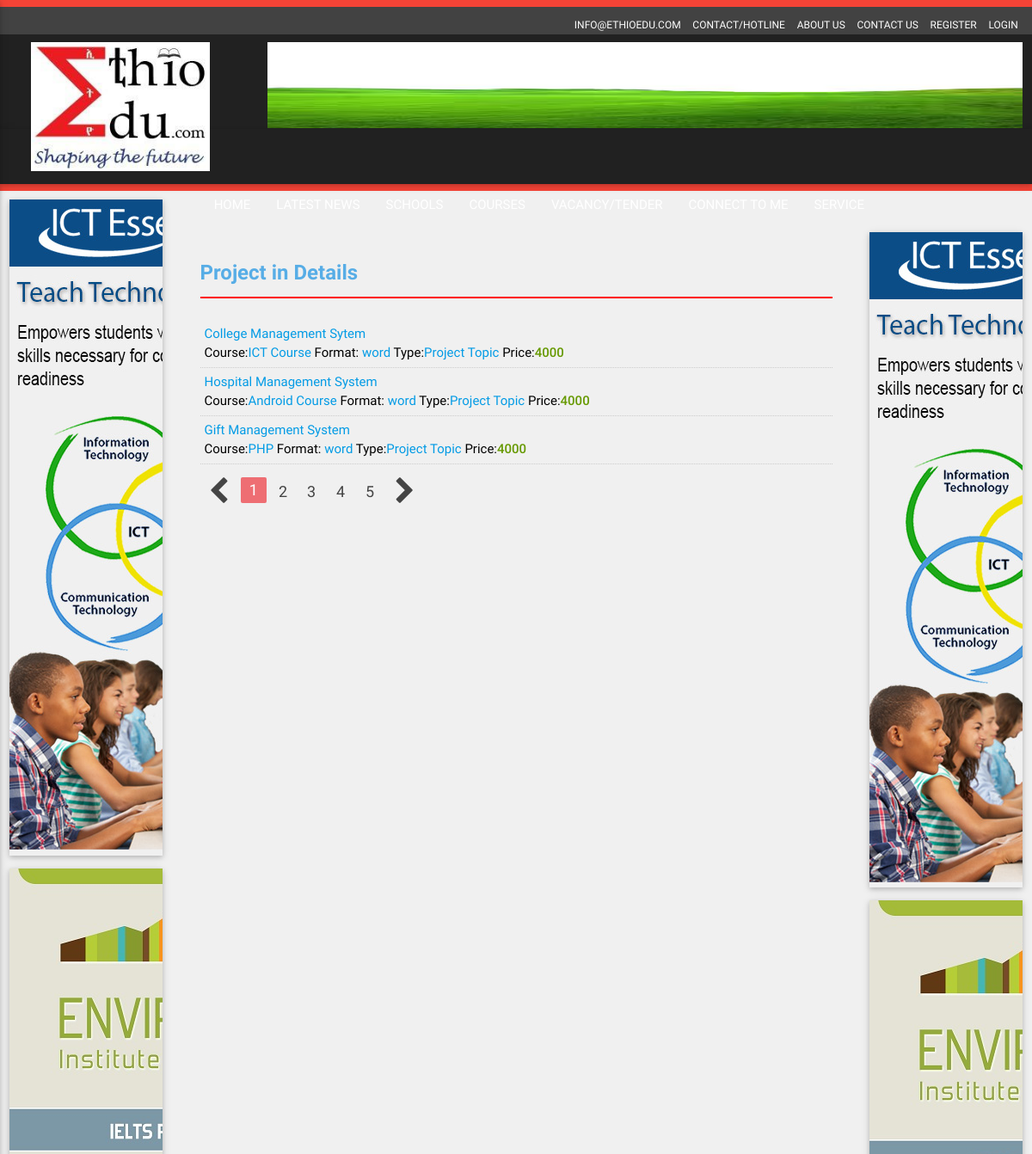
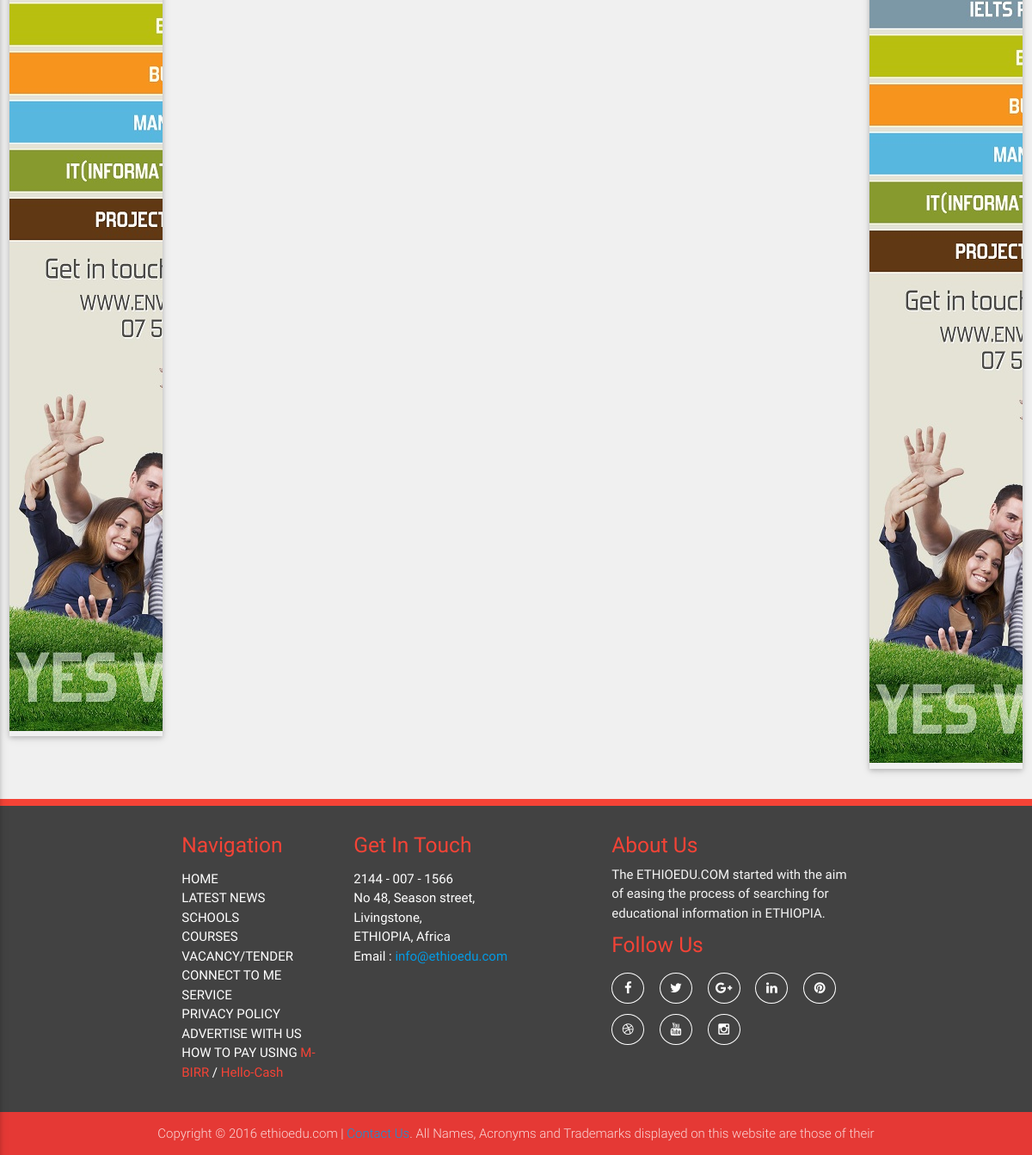
Page /index.php/project_details on the committed database (2 pictures, top to bottom).
### tables this page shows
CREATE TABLE `tbl_advertise` (
  `advertise_id` int(11) NOT NULL,
  `advertise_name` varchar(100) NOT NULL,
  `advertise_email` varchar(50) NOT NULL,
  `advertise_number` varchar(15) NOT NULL,
  `advertise_category` varchar(50) NOT NULL,
  `advertise_position` varchar(20) NOT NULL,
  `advertise_subject` varchar(200) NOT NULL,
  `advertise_attachment` varchar(200) NOT NULL,
  `advertise_desc` varchar(500) NOT NULL,
  `advertise_date` varchar(50) NOT NULL,
  `advertise_time` varchar(50) NOT NULL,
  `user_id` int(11) NOT NULL,
  `isactive` tinyint(1) NOT NULL DEFAULT '0'
);

CREATE TABLE `tbl_projects` (
  `project_id` int(11) NOT NULL,
  `project_title` varchar(100) NOT NULL,
  `project_course` varchar(50) NOT NULL,
  `project_category` varchar(200) NOT NULL,
  `project_year` varchar(50) NOT NULL,
  `project_format` varchar(50) NOT NULL,
  `project_upload` varchar(50) NOT NULL,
  `project_date` varchar(50) NOT NULL,
  `project_time` varchar(50) NOT NULL,
  `project_approve` varchar(10) NOT NULL,
  `user_id` int(11) NOT NULL
);

### application/controllers/Project_details.php (called while the page is built, shortened)
<?php
class project_details extends CI_Controller {
    public function __construct()
    {
        $this->load->helper(array('form','url'));
        $this->load->library(array('session', 'form_validation', 'email'));
        $this->load->database();
        $this->load->model('init_models');
    }
    public function index() {
        $banners = $this->init_models->getadvertisebanners();
        $view_params = array(
            'm_title' => 'Project Details',
            'title' => 'Project Details',
            'banners' => $banners
        );
          $view_params['project_topics']=$this->init_models->selectproject();
        $this->load->view('project_details',$view_params);
    }
}

### index.php (called while the page is built, shortened)
<?php
require_once BASEPATH.'core/CodeIgniter.php';

### application/models/init_models.php (called while the page is built, shortened)
<?php
   class init_models extends CI_Model
   {
       public function selectproject()
      {
        $query = $this->db->query("select * from  tbl_projects where project_approve = 1");
        return $query->result_array();
      }
    public function getadvertisebanners()
      {
          $query = $this->db->query("SELECT * FROM tbl_advertise where isactive=true");
         return $query->result_array();
      }
   }
?>

### application/views/project_details.php (the view)
<?php  $this->load->view('header'); ?>
        <div class="service-wrap ">
            <div class="row">
                <div class="col s12 m2 grid-example">
                    <div class="service_col z-depth-1  darken-1">
                        <a href="#">
                            <img src="<?php echo base_url() . 'images/slider/Banner_Vertical.jpg' ?>">
                        </a>
                    </div>
                    <div class="service_col z-depth-1  darken-1">
                        <a href="#">
                            <img src="<?php echo base_url() . 'images/slider/Banner-Vertical.jpg' ?>">
                        </a>
                    </div>
                </div>
                <div class="col s12 m8 grid-example">
                    <div class="project_details">
                        <div class="col m12 s12">
                            <div class="page-heading-wrap">
                                <h1 class="page-heading">Project in Details </h1>
                            </div>
                        </div>
                        <div class="col s12 m12 ">
                            <div class="project_list_wrap">
                                   <ul class="project_list">
                                    <?php foreach($project_topics as $row){
                                                       ?>
                                    <li class="project_content">
                                        <a href="#" class="vacancy_link">
                                            <span class="project_title"><?php echo $row['project_title'];?></span><br>
                                        </a>
                                         <span class="project_sinfo">Course:<a href="#"><?php echo $row['project_course'];?></a> Format: <a href="#"><?php echo $row['project_format'];?></a> Type:<a href="#">Project Topic</a> Price:<strong class="green_text">4000</strong></span>
                                    </li>
                                    <?php } ?>
                                </ul>
                                <ul class="pagination">
                                    <li><a href="#!"><i class="fa fa-chevron-left"></i></a></li>
                                    <li class="active"><a href="#!">1</a></li>
                                    <li class="waves-effect"><a href="#!">2</a></li>
                                    <li class="waves-effect"><a href="#!">3</a></li>
                                    <li class="waves-effect"><a href="#!">4</a></li>
                                    <li class="waves-effect"><a href="#!">5</a></li>
                                    <li class="waves-effect"><a href="#!"><i class="fa fa-chevron-right"></i></a></li>
                                </ul>
                            </div>
                        </div>
                    </div>
                </div>
               <div class="col s12 m2 grid-example">
                    <div class="service_col z-depth-1  darken-1">
                        <a href="#">
                            <img src="<?php echo base_url() . 'images/slider/Banner_Vertical.jpg' ?>">
                        </a>
                    </div>
                    <div class="service_col z-depth-1  darken-1">
                        <a href="#">
                            <img src="<?php echo base_url() . 'images/slider/Banner-Vertical.jpg' ?>">
                        </a>
                    </div>
                </div>
            </div>
        </div>
        <?php $this->load->view('footer'); ?>

### application/views/header.php (shortened to what this page needs)
<!DOCTYPE html>
<html lang="en">
    <head>
        <link rel="stylesheet" type="text/css" href="<?php echo base_url() . 'css/materialize.min.css' ?> " />
        <link rel="stylesheet" type="text/css" href="<?php echo base_url() . 'css/font-awesome.min.css' ?>" />
        <link rel="stylesheet" type="text/css" href="<?php echo base_url() . 'css/owl.carousel.css' ?>" />
        <link rel="stylesheet" type="text/css" href="<?php echo base_url() . 'css/bootstrapValidator.css'?>"/>
        <link rel="stylesheet" type="text/css" href="<?php echo base_url() . 'css/style.css' ?>" />
    </head>
    <body>
        <div class="header-top grey darken-3 ">
            <div class="row">
                <div class="col s12 ">
                    <ul class="top-nav">
                        <li><a href="#">INFO@ETHIOEDU.COM</a></li>
                        <li><a class="<?php if($this->uri->segment(1)=="Contacts_Hotline"){echo "active";}?>" href="<?php echo base_url() . 'index.php/Contacts_Hotline' ?>">CONTACT/HOTLINE</a></li>
                        <li><a class="<?php if($this->uri->segment(1)=="About_us"){echo "active";}?>" href="<?php echo base_url() . 'index.php/About_us' ?>">ABOUT US</a></li>
                        <li><a class="<?php if($this->uri->segment(1)=="contact"){echo "active";}?>" href="<?php echo base_url() . 'index.php/contact' ?>">CONTACT US</a></li>
                            <?php if (!$this->session->userdata('logged_in'))
                             { ?>
                        <li><a class="<?php if($this->uri->segment(1)=="sregister"){echo "active";}?>" href="<?php echo base_url() . 'index.php/sregister' ?>">REGISTER </a></li>
                        <li><a class="<?php if($this->uri->segment(1)=="login"){echo "active";}?>" href="<?php echo base_url() . 'index.php/login' ?>">LOGIN</a></li>
                            <?php } ?>
                    </ul>
                </div>
            </div>
        </div>
        <div class="header-top1 grey darken-4 ">
            <div class="row">
                <div class="col s3 ">
                    <img class="logo_bar" src="<?php echo base_url() . 'images/logo.png' ?>">
                </div>
                <div class="col s9 ">
                    <div class="upper_slider">
                         <?php foreach ($banners as $key => $value) {
                                if($value['advertise_position']=='Top')
                                    echo "<div class='item'><img src='../uploads/".$value['advertise_attachment']."'></div>";
                            }?>
                    </div>
                </div>
            </div>
        </div>
        <div class="navbar-fix">
            <nav class="grey darken-4" role="navigation">
                <div class="nav-wrapper container">
                    <ul class="right hide-on-med-and-down">
                        <li><a  class="<?php if($this->uri->segment(1)=="home"){echo "active";}?>" href="<?php echo base_url() . 'index.php/home' ?>">HOME</a></li>
                        <li><a class="dropdown-button home-btn <?php if($this->uri->segment(1)=="news" || $this->uri->segment(1)=="reportnews" || $this->uri->segment(1)=="gist"){echo "active";}?>" href="#!" data-hover="true" data-activates="dropdown1">LATEST NEWS</a></li>
                        <li><a class="<?php if($this->uri->segment(1)=="schools"){echo "active";}?>" href="<?php echo base_url() . 'index.php/schools' ?>">SCHOOLS</a></li>
                        <li><a class="<?php if($this->uri->segment(1)=="course"){echo "active";}?>" href="<?php echo base_url() . 'index.php/course' ?>">COURSES</a></li>
                        <li><a class="<?php if($this->uri->segment(1)=="vactender"){echo "active";}?>" href="<?php echo base_url() . 'index.php/vactender' ?>">VACANCY/TENDER</a></li>
                        <li><a class="<?php if($this->uri->segment(1)=="connectme"){echo "active";}?>" href="<?php echo base_url() . 'index.php/connectme' ?>">CONNECT TO ME</a></li>
                        <li><a class="dropdown-button home-btn <?php if($this->uri->segment(1)=="Projectlist" || $this->uri->segment(1)=="event" || $this->uri->segment(1)=="tips" || $this->uri->segment(1)=="QuesAns"){echo "active";} ?>" href="" data-hover="true" data-activates="dropdown2">SERVICE</a></li>
                    </ul>
                </div>
            </nav>
        </div>

### application/views/footer.php (shortened to what this page needs)
<footer class="page-footer grey darken-3">
            <div class="row">
                <div class="col l2 s12">
                </div>
                <div class="col l2 s12">
                    <h5 class="red-text">Navigation</h5>
                    <ul>
                        <li><a class="white-text" href="#">HOME</a></li>
                        <li><a class="white-text" href="<?php echo base_url() . 'index.php/news' ?>">LATEST NEWS</a></li>
                        <li><a class="white-text" href="<?php echo base_url() . 'index.php/schools' ?>">SCHOOLS</a></li>
                        <li><a class="white-text" href="<?php echo base_url() . 'index.php/course' ?>">COURSES</a></li>
                        <li><a class="white-text"  href="<?php echo base_url() . 'index.php/vactender' ?>">VACANCY/TENDER</a></li>
                        <li><a class="white-text" href="<?php echo base_url() . 'index.php/connectme' ?>">CONNECT TO ME</a></li>
                        <li><a class="white-text" href="#">SERVICE</a></li>
						<li><a class="white-text" href="<?php echo base_url().'index.php/PrivacyPolicy'?>">PRIVACY POLICY</a></li>
                        <li><a class="white-text" href="<?php echo base_url().'index.php/Advertising'?>">ADVERTISE WITH US</a></li>
                        <li><a class="white-text" href="#">HOW TO PAY USING <span class="red-text"> M-BIRR</span> / <span class="red-text"> Hello-Cash</span></a></li>
                    </ul>
                </div>
                <div class="col l3 s12">
                    <h5 class="red-text">Get In Touch</h5>
                    <ul class="white-text">
                        <li>2144 - 007 - 1566</li>
                        <li>No 48, Season street,</li>
                        <li>Livingstone,</li>
                        <li>ETHIOPIA, Africa</li>
                        <li>Email : <a href="#">info@ethioedu.com</a></li>
                    </ul>
                </div>
                <div class="col l3 s12">
                    <h5 class="red-text">About Us</h5>
                    <p class="grey-text text-lighten-4">
                        The ETHIOEDU.COM started with the aim of easing the process of searching for educational information in ETHIOPIA.
                    </p>
                    <h5 class="red-text">Follow Us</h5>
                    <div class="footer-social-bookmark">
                        <ul class="white-text social-media">
                            <li><a class="white-text"  target="_blank" href="#" class="facebook"><i class="fa fa-facebook "></i></a></li>
                            <li><a class="white-text" target="_blank" href="#" class="twitter"><i class="fa fa-twitter "></i></a></li>
                            <li><a class="white-text" target="_blank" href="#" class="google-plus"><i class="fa fa-google-plus "></i></a></li>
                            <li><a class="white-text" target="_blank" href="#" class="dribbble"><i class="fa fa-linkedin "></i></a></li>
                            <li><a class="white-text" target="_blank" href="#" class="dribbble"><i class="fa fa-pinterest "></i></a></li>
                            <li><a class="white-text" target="_blank" href="#" class="dribbble"><i class="fa fa-dribbble "></i></a></li>
                            <li><a class="white-text" target="_blank" href="#" class="youtube"><i class="fa fa-youtube "></i></a></li>
                            <li><a class="white-text" target="_blank" href="#" class="instagram"><i class="fa fa-instagram "></i></a></li>
                        </ul>
                    </div>
                </div>
            </div>
            <div class="footer-copyright red darken-1">
                <div class="container center-align">
                    Copyright © 2016 ethioedu.com | <a href="<?php echo base_url().'index.php/contact'?>">Contact Us</a>.
                    All Names, Acronyms and Trademarks displayed on this website are those of their respective owners.
                    Read our <a href="<?php echo base_url().'index.php/PrivacyPolicy'?>">privacy policy</a> and <a href="http://ethioedu.com/school/docs/terms-of-use/">terms of use. </a>
                </div>
            </div>
        </footer>
    </body>
</html>

### css/style.css (style rules this page uses)
body { background: #f0f0f0; }
p { margin: 0px; color: #000; }
.navbar-fix { border-bottom: 8px solid #f44336; }
.navbar-fix ul li a { color: #fff; }
.header-top { height: 40px; color: #fff; border-top: 8px solid #f44336; }
.logo_bar { height: 150px; width: 75%; margin-left: 25px; }
.header-top1 { height: 110px; color: #fff; }
.upper_slider .item img { height: 100px; }
.top-nav { margin: 0px; float: right; }
.top-nav li { list-style: none; display: inline-block; line-height: 40px; }
.top-nav li a { text-decoration: none; padding: 0px 5px; color: #fff; font-size: 12px; }
.service-wrap { margin-top: 10px; }
.service_col { overflow: hidden; margin-bottom: 15px; }
.service_col h5,p { color: #fff; }
.footer-social-bookmark ul li { display: inline-block; line-height: 1; padding-right: 14px; }
footer { border-top: 8px solid #f44336; }
.footer-social-bookmark ul li { display: inline-block; margin-bottom: 25px; }
.footer-social-bookmark { margin-top: 25px; }
.footer-social-bookmark ul li a { padding: 8px; border: 1px solid #fff; border-radius: 50%; text-align: center; }
.footer-social-bookmark ul li a i { width: 20px; height: 20px; }
.about_details .page-heading-wrap .page-heading,.news_details .page-heading-wrap .page-heading,.vacancy_details .page-heading-wrap .page-heading, .project_details .page-heading-wrap .page-heading ,.Contacts_Hotline_details .page-heading-wrap .page-heading,.gist_details .page-heading-wrap .page-heading { font-size: 24px; font-weight: bold; color: #57ade6; border-bottom: 2px solid red; margin: 10px 0px; }
.about_details,.news_details,.project_details,.Contacts_Hotline_details,.Ques_details { margin: 0px; color: #000; padding: 10px; text-align: justify; }
.project_list_wrap .project_list .project_content { padding: 5px; border-bottom: 1px dotted #ccc; }
.page-heading { line-height: 55px; }
.green_text { color: #690; }

### rows in the picture
tbl_advertise: advertise_attachment (picture)
tbl_projects: project_title "College Management Sytem", project_course "ICT Course", project_format "word"
tbl_projects: project_title "Hospital Management System", project_course "Android Course", project_format "word"
tbl_projects: project_title "Gift Management System", project_course "PHP", project_format "word"
